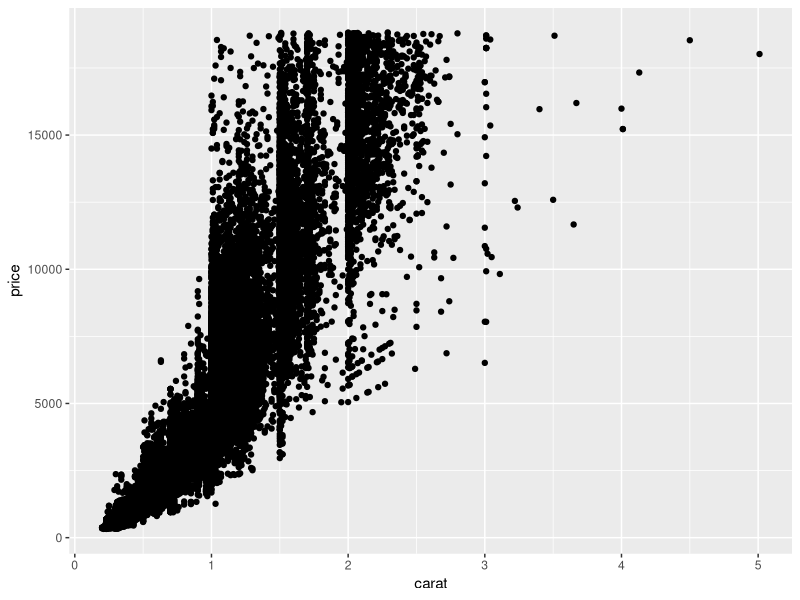
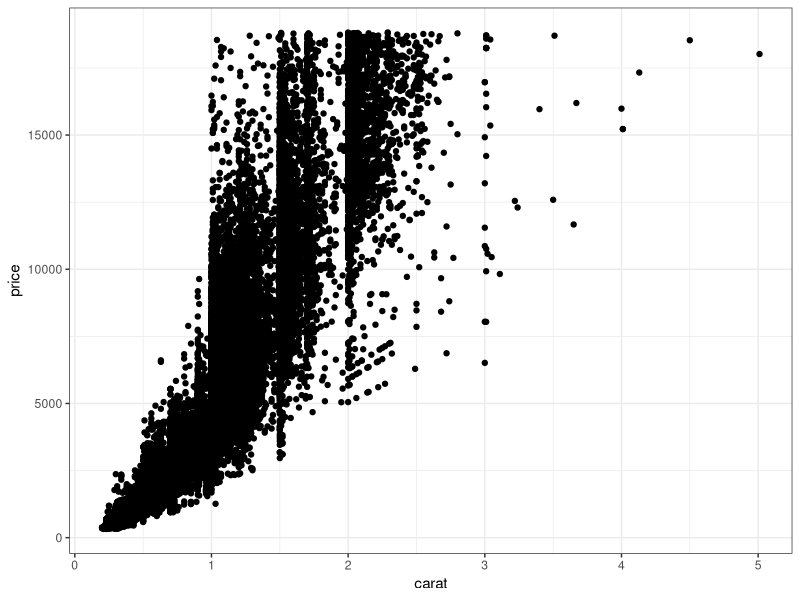
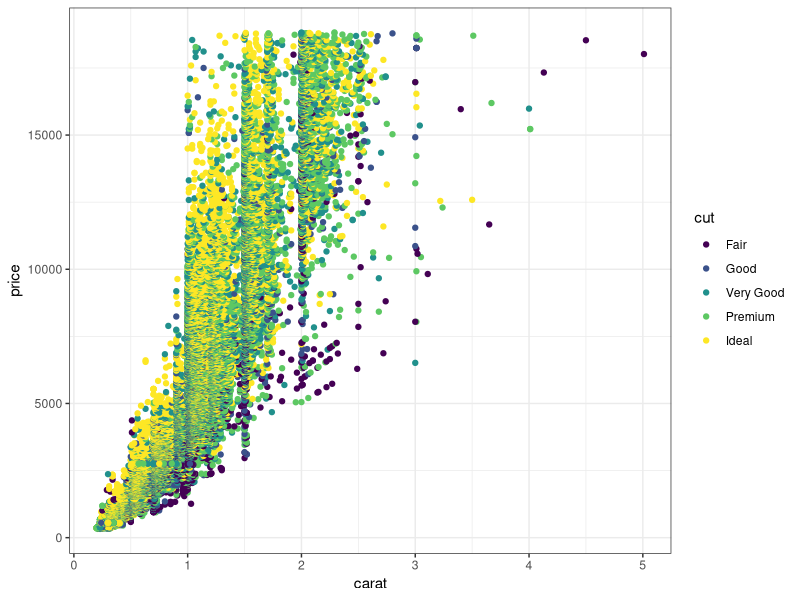
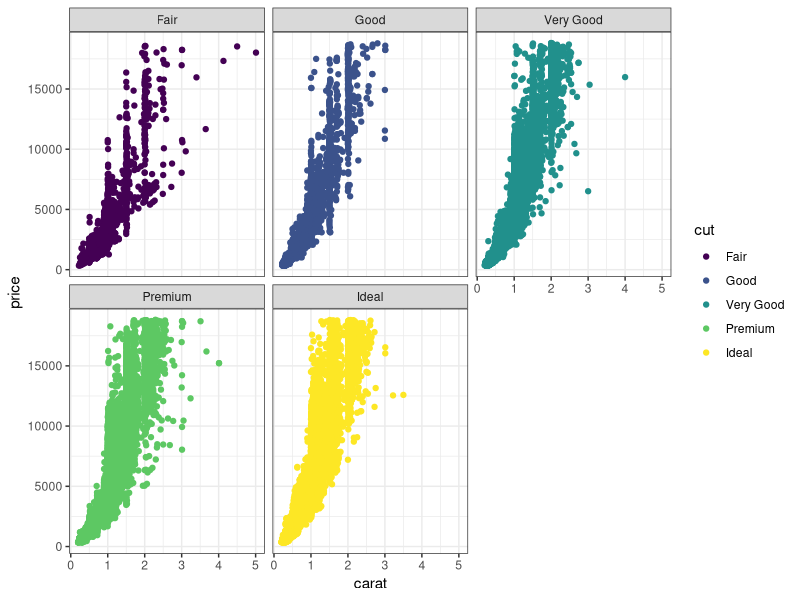
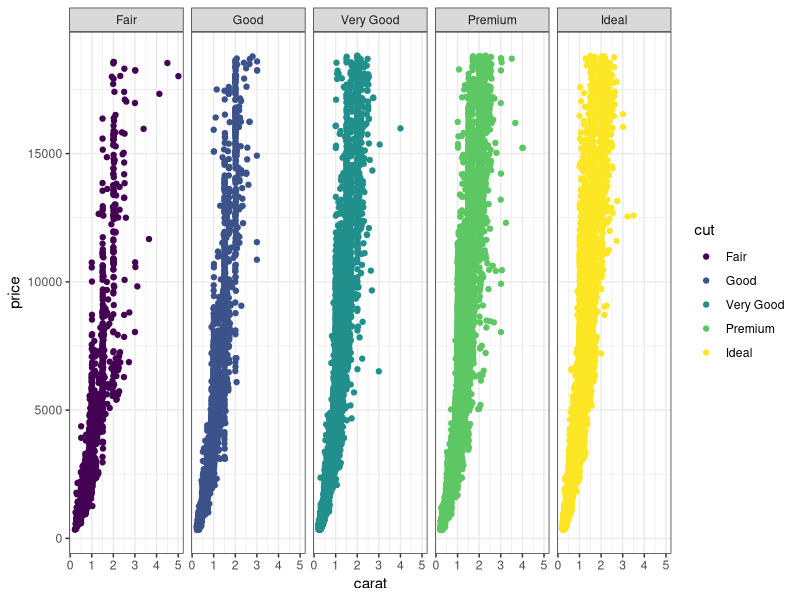
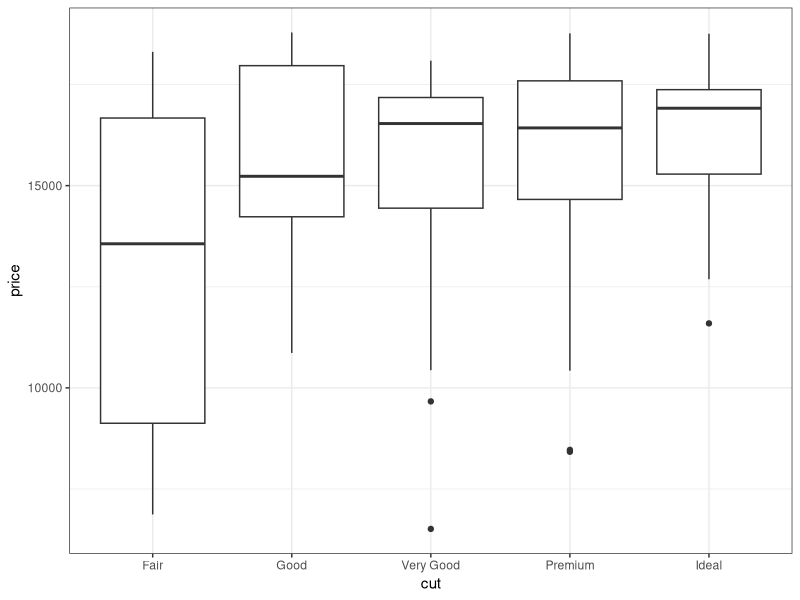
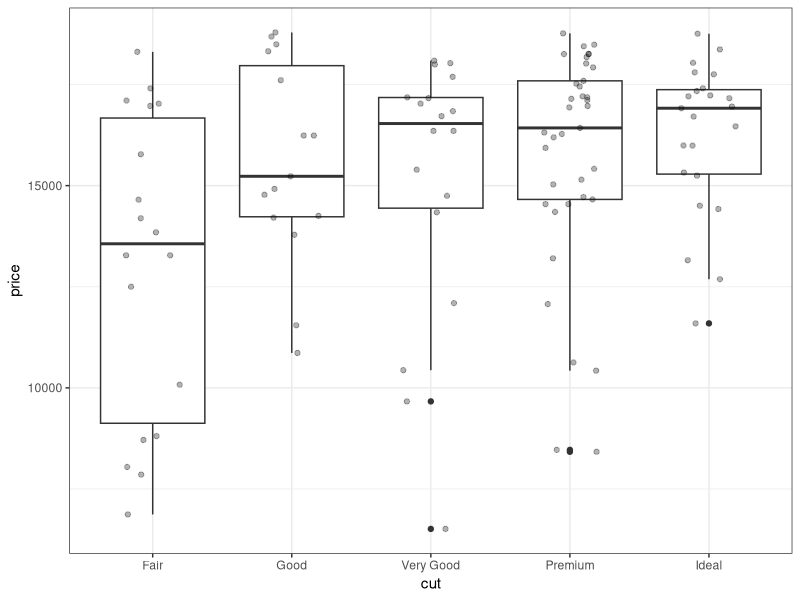
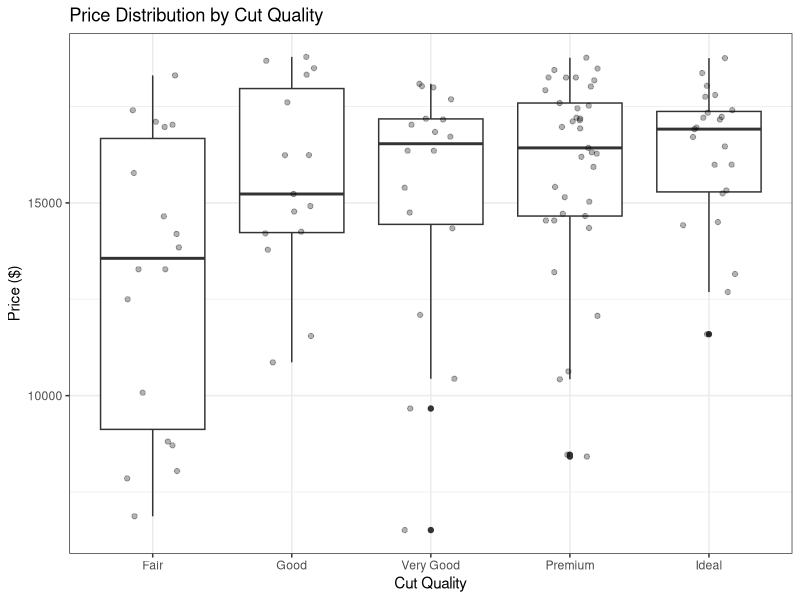

R code for these plots, in order:
### Tuesday, July 11th
### This lesson is is partially adapted from Chapter 4 of the the R for Graduate Students textbook by Y. Wendy Huynh
# https://bookdown.org/yih_huynh/Guide-to-R-Book/tidyverse.html
# Note: this whole book is a great resource! 


##################################
##### 3.1 INTRO TO TIDYVERSE #####
##################################

# so far, we have focused on functions in base R 
# several widely used packages are preferred by many for data wrangling and visualization 
# tidyverse is a composite package that includes many other packages that could otherwise be installed independently (e.g., dplyr, forcats, ggplot2)
# packages in the tidyverse all share underlying design philosophy, grammar, and data structures  

install.packages('tidyverse')

library(tidyverse)

# why doesn't R keep all packages loaded all the time? 
# one reason is conflicts in the names of functions
# e.g., filter() does different things depending on which package it's being used as a part of 
# you can specify which package you are calling on for a function by using two colons
  # package::function()
  # e.g. dplyr::filter()

# load the diamonds data set, which is built in to tidyverse/ggplot  
data(diamonds)
?diamonds
str(diamonds)
# note that the tidyverse stores data in "tibbles"
# tibbles are equivalent to "data frames" in base R

head(diamonds)

### useful tidyverse functions: mutate(), summarize(), filter(), select(), arrange(), count(), rename()

### mutate() ###
# creates new columns that are functions of existing variables. it can also modify or delete columns
# the tidyverse uses a pipe (%>%) to organize strings of commands
# begin by specifying your object, then follow with a pipe, then your functions

# what is the price per carat for each diamond? 
diamonds %>% 
  mutate(caratprice = price/carat)
# note that the tidyverse does not require you to specify the data set after the pipe—it just recognizes the column names! 

### summarize() ### 
# creates a new data frame that returns one row for each combination of grouping variables
# if there are no grouping variables, the output will have a single row summarizing all observations in the input
# what are the min/max/mean/sd for the price of the diamonds in this data set?
  # no grouping variables
diamonds %>% 
  summarize(min(price),
            max(price),
            mean(price),
            sd(price))

# what about the min/max/mean/sd for each type of cut? 
  # grouping variable = cut
diamonds %>% 
  summarize(.by = cut, 
            min(price),
            max(price),
            mean(price),
            sd(price))

# what about the min/max/mean/sd for each cut x color combination? 
  # grouping variables = cut, color 
diamonds %>% 
  summarize(.by = c(cut,color), 
            min(price),
            max(price),
            mean(price),
            sd(price)) 
# note that you cannot see all rows in the console output 
# we can fix this by adding another pipe and a command to print more rows 
diamonds %>% 
  summarize(.by = c(cut,color), 
            min(price),
            max(price),
            mean(price),
            sd(price)) %>%
  print(n=50) 
# there are 35 cut x color combinations, so any number ≥ 35 works here

### filter() allows you to subset a data frame by retaining all rows that satisfy a logical condition (keep rows for which the condition = TRUE)

# filter for all diamonds costing ≥ $1000
diamonds %>% filter(price >= 1000)
# note that this line does not create a new object as it is currently written

# if you wanted to know how many rows are in the subset of diamonds costing ≥ $1000, you would either need to make a new object or string the command with a pipe
nrow(diamonds)
diamonds.1000 <- diamonds %>% filter(price >= 1000)
nrow(diamonds.1000)
# or
diamonds %>% filter(price >= 1000) %>%
  nrow()

# filter for all diamonds costing ≥ $1000 and with an ideal cut 
diamonds %>% 
  filter(price >= 1000 & cut == 'Ideal')
# or  
diamonds %>% 
  filter(price >= 1000) %>%
  filter(cut == 'Ideal')
# or 
filter(diamonds, price >= 1000 & cut == 'Ideal')

# select() allows you to keep or drop columns using their name and/or class
# suppose we are only interested in price and carats
diamonds %>%
  select(carat,price)
# or 
diamonds %>%
  select(c(carat,price))

# suppose we want to keep everything except the dimensions (x, y, and z in the data set)
diamonds %>%
  select(-x,-y,-z)
# or 
diamonds %>%
  select(-x:-z)

# keep only the columns from carat to clarity 
diamonds %>%
  select(carat:clarity)
# or
diamonds %>%
  select(1:4)

### arrange() allows you to reorder the rows in a data set based on selected columns
# arrange the rows from least to most expensive diamond
diamonds %>% arrange(price)
# from most expensive to least expensive 
diamonds %>% arrange(-price)
# arrange by cut then price from lowest to highest 
diamonds %>% 
  group_by(cut) %>%
  arrange(price, .by_group = TRUE)
?group_by

### count() counts the unique values of one or more variables
diamonds %>%
  count(cut)
# our output tells us that there are 1610 fair diamonds in the dataset, 4906 good ones, and so on 


### rename() changes the names of columns/variables 
# change 'price' to 'cost'
diamonds %>%
  rename(cost = price) %>% # rename(new column name = old column name)
  head() # to see the new column name 


#################################
##### 3.2 PLOTTING (GGPLOT) #####
#################################
# we use a pipe to direct our plotting commands to the data set we care about 
# then, we use the command ggplot()
# ggplot uses the nested aes() function to describe how variables in the data are mapped to the plot
  # always specify your variables within aes()!
# we add elements to our plots following the initial ggplot() function by adding '+' to the end of a line
diamonds %>% 
  ggplot(aes(x=carat,y=price))+ 
  geom_point()

# let's go ahead and remove the ugly gray background grid
# theme_bw()
diamonds %>% 
  ggplot(aes(x=carat,y=price))+ 
  theme_bw()+
  geom_point()

# color the points by cut
diamonds %>% 
  ggplot(aes(x=carat,y=price))+ 
  theme_bw()+
  geom_point(aes(color = cut))

# we can use facet_wrap to split our plot into multiple panes for different groups
diamonds %>% 
  ggplot(aes(x=carat,y=price))+ 
  theme_bw()+
  geom_point(aes(color = cut))+
  facet_wrap(~cut)

# make it so that the panes are in a 1 x 5 arrangement
diamonds %>%  
  ggplot(aes(x=carat,y=price))+ 
  theme_bw()+
  geom_point(aes(color = cut))+
  facet_wrap(~cut,1,5)

# ggplot has many plot types
# let's look at the price distribution for diamonds between 2 and 3 carats across the 5 cuts
diamonds %>%
  filter(carat >= 2.5 & carat <= 3) %>%
  ggplot(aes(x = cut, y = price))+
  theme_bw()+
  geom_boxplot()

# boxplots are useful for summarizing the data, but sometimes we want to see each data point
# we can add more than one type of aesthetic to a graph
diamonds %>%
  filter(carat >= 2.5 & carat <= 3) %>%
  ggplot(aes(x = cut, y = price))+
  theme_bw()+
  geom_boxplot()+
  geom_jitter(width = 0.2, alpha = 0.3)
# geom_jitter is similar to geom_point, but it spreads the points out by a certain amount along the x axis so that they don't overlap 
  # width changes how much spread there is in the points along the x axis-- too little and you can't see them individually, too much and they will bleed into adjacent groups
  # alpha changes the transparency of an element 

# we can change the titles and other things like that in ggplot, just as we do in base R
diamonds %>%
  filter(carat >= 2.5 & carat <= 3) %>%
  ggplot(aes(x = cut, y = price))+
  geom_boxplot()+
  theme_bw()+
  geom_jitter(width = 0.2, alpha = 0.3)+
  labs(x='Cut Quality', y='Price ($)',title = 'Price Distribution by Cut Quality')

diamonds %>%
  filter(carat >= 3 & carat <= 4) %>%
  ggplot(aes(x = carat, y = price))+
  theme_bw()+
  geom_boxplot()
# why does this plot look funny? 
# boxplots don't make sense for two continuous variables 
# different plot types will work for different types of data

# histograms require an x axis only 
diamonds %>%
  ggplot(aes(x = price))+
  theme_bw()+
  geom_histogram()

